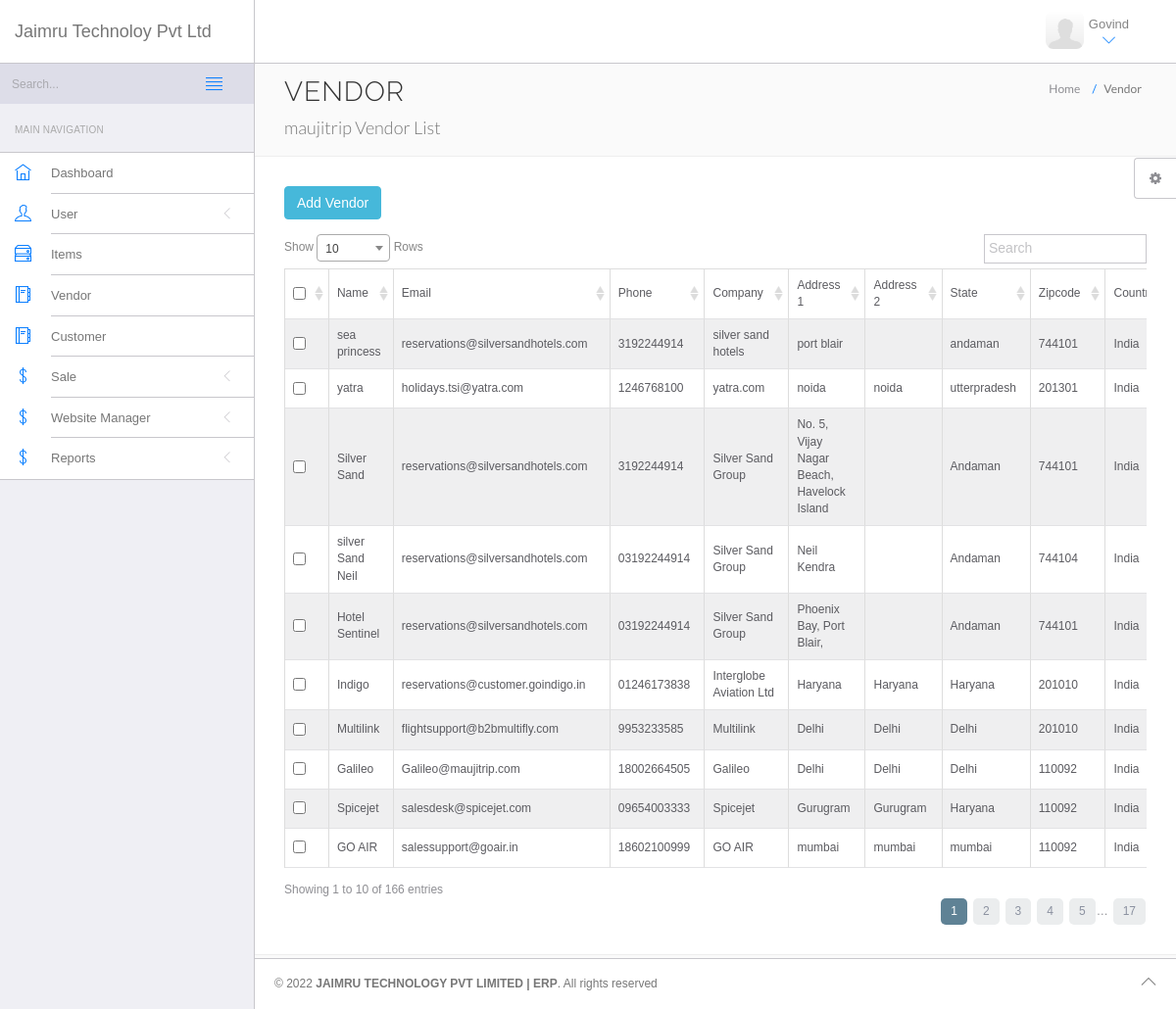
Page /erp/vendors (signed in) on the committed database.
### tables this page shows
CREATE TABLE `vendor` (
  `vendor_id` int(11) NOT NULL,
  `name` varchar(255) DEFAULT NULL,
  `email` varchar(100) DEFAULT NULL,
  `phone` varchar(15) DEFAULT NULL,
  `company` varchar(255) DEFAULT NULL,
  `address1` varchar(255) DEFAULT NULL,
  `address2` varchar(255) DEFAULT NULL,
  `state` varchar(255) DEFAULT NULL,
  `zipcode` varchar(10) DEFAULT NULL,
  `country` varchar(255) DEFAULT NULL,
  `gst` varchar(50) DEFAULT NULL,
  `added_by` varchar(250) NOT NULL,
  `status` enum('Active','Inactive') DEFAULT 'Active'
);

### erp/includes/class.php (called while the page is built, shortened)
<?php
class baseClass {
	private $host = "localhost";
	private $user = "root";
		private $password = "";
	private $database = "jaimru";
	public function __construct()
	{
		$this->conn = mysqli_connect($this->host,$this->user,$this->password,$this->database);
	}
}
?>

### erp/vendors.php (the view, shortened to what this page needs)
<?php include('includes/top_inc.php');
include('includes/class.php');
$class = new baseClass;
$user_id = $_SESSION['sess_user_id'];
?>
<!DOCTYPE html>
<html lang="en">
<head>
    <link rel="stylesheet" href="vendor/bootstrap/css/bootstrap.min.css">
    <link rel="stylesheet" href="vendor/fontawesome/css/font-awesome.min.css">
    <link rel="stylesheet" href="vendor/themify-icons/themify-icons.min.css">
    <link href="vendor/animate.css/animate.min.css" rel="stylesheet" media="screen">
    <link href="vendor/perfect-scrollbar/perfect-scrollbar.min.css" rel="stylesheet" media="screen">
    <link href="vendor/switchery/switchery.min.css" rel="stylesheet" media="screen">
    <link rel="stylesheet" href="assets/css/styles.css">
    <link rel="stylesheet" href="assets/css/plugins.css">
    <link rel="stylesheet" href="assets/css/themes/theme-1.css" id="skin_color" />
    <link href="vendor/sweetalert/sweet-alert.css" rel="stylesheet" media="screen">
    <link href="vendor/sweetalert/ie9.css" rel="stylesheet" media="screen">
    <link href="vendor/select2/select2.min.css" rel="stylesheet" media="screen">
    <link href="vendor/DataTables/css/DT_bootstrap.css" rel="stylesheet" media="screen">
</head>
<body>
<div id="app">
    <?php include('includes/left_sidebar.php'); ?>
    <div class="app-content">
        <?php include('includes/top_header.php'); ?>
        <div class="main-content" >
            <div class="wrap-content container" id="container">
                <section id="page-title">
                    <div class="row">
                        <div class="col-sm-8">
                            <h1 class="mainTitle">Vendor </h1>
                            <span class="mainDescription">maujitrip Vendor List</span>
                        </div>
                        <ol class="breadcrumb">
                            <li>
                                <span>Home</span>
                            </li>
                            <li class="active">
                                <span>Vendor</span>
                            </li>
                        </ol>
                    </div>
                </section>
                <div class="container-fluid container-fullw bg-white">
                    <div class="row">
                        <div class="col-md-12">
                            <div>
                                <button type="button" class="btn btn-info" id="addVendorModel" >Add Vendor</button>
            </div>
                        </div>
                        <div class="col-sm-12 margin-top-15">
    <?php if($_SESSION['sess_user_type'] =='AGENT')
            {
                            ?>
                                    <form action="customer" method="post" enctype="multipart/form-data">
                                        <div style="overflow-x:auto;">
                                            <table class="table table-sm table-responsive table-striped table-bordered table-hover table-full-width" id="sample_1">
                                                <thead>
                                                <tr>
<!--                                                     <td><input type="checkbox" name="all" id="all" > </td>
 -->                                                    <td>Name</td>
                                                    <td>Email</td>
                                                    <td>Phone</td>
                                                    <td>Company</td>
                                                    <td>Address 1</td>
                                                    <td>Address 2</td>
                                                    <td>State</td>
                                                    <td>Zipcode</td>
                                                    <td>Country</td>
                                                    <td>GST</td>
                                                    <td>Status</td>
                                                </tr>
                                                </thead>
                                                <tbody>
                                                <?php $qry = mysqli_query($class->conn,"SELECT * FROM vendor WHERE `added_by` ='$user_id'");
                                                while($res = mysqli_fetch_array($qry))
                                                {	@extract($res);
                                                    ?>
                                                    <tr>
<!--                                                         <td><input type="checkbox" name="ids[]"  value="<?php echo $customer_id ?>" > </td>
 -->                                                        <td><?php echo $name ?></td>
                                                        <td><?php echo $email ?></td>
                                                        <td><?php echo $phone ?></td>
                                                        <td><?php echo $company ?></td>
                                                        <td><?php echo $address1 ?></td>
                                                        <td><?php echo $address2 ?></td>
                                                        <td><?php echo $state ?></td>
                                                        <td><?php echo $zipcode ?></td>
                                                        <td><?php echo $country ?></td>
                                                        <td><?php echo $gst ?></td>
                                                        <td><?php echo $status ?></td>
                                                    </tr>
                                                <?php } ?>
                                                </tbody>
                                            </table>
                                        </div>
<!--                                         <button name="delete" class="btn btn-danger" >Delete</button>
 -->                                    </form>
<?php }else{?>
<form action="customer" method="post" enctype="multipart/form-data">
                                        <div style="overflow-x:auto;">
                                            <table class="table table-sm table-responsive table-striped table-bordered table-hover table-full-width" id="sample_1">
                                                <thead>
                                                <tr>
                                                    <td><input type="checkbox" name="all" id="all" > </td>
                                                    <td>Name</td>
                                                    <td>Email</td>
                                                    <td>Phone</td>
                                                    <td>Company</td>
                                                    <td>Address 1</td>
                                                    <td>Address 2</td>
                                                    <td>State</td>
                                                    <td>Zipcode</td>
                                                    <td>Country</td>
                                                </tr>
                                                </thead>
                                                <tbody>
                                                <?php $qry = mysqli_query($class->conn,"SELECT * FROM vendor");
                                                while($res = mysqli_fetch_array($qry))
                                                {   @extract($res);
                                                    ?>
                                                    <tr>
                                                        <td><input type="checkbox" name="ids[]"  value="<?php echo $customer_id ?>" > </td>
                                                        <td><?php echo $name ?></td>
                                                        <td><?php echo $email ?></td>
                                                        <td><?php echo $phone ?></td>
                                                        <td><?php echo $company ?></td>
                                                        <td><?php echo $address1 ?></td>
                                                        <td><?php echo $address2 ?></td>
                                                        <td><?php echo $state ?></td>
                                                        <td><?php echo $zipcode ?></td>
                                                        <td><?php echo $country ?></td>
                                                    </tr>
                                                <?php } ?>
                                                </tbody>
                                            </table>
                                        </div>
                                    </form>
<?php }?>
                        </div>
                    </div>
                </div>
            </div>
        </div>
    </div>
    <?php include('includes/footer.php'); ?>
    <?php include('includes/right_setting.php'); ?>
</div>
</body>
</html>

### erp/assets/css/themes/theme-1.css (style rules this page uses)
body { background: #FAFAFA; }

### rows in the picture
vendor: name "sea princess", email "reservations@silversandhotels.com", phone "3192244914", company "silver sand hotels", address1 "port blair", state "andaman", zipcode "744101", country "India"
vendor: name "yatra", email "holidays.tsi@yatra.com", phone "1246768100", company "yatra.com", address1 "noida", address2 "noida", state "utterpradesh", zipcode "201301", country "India"
vendor: name "Silver Sand", email "reservations@silversandhotels.com", phone "3192244914", company "Silver Sand Group", address1 "No. 5, Vijay Nagar Beach, Havelock Island", state "Andaman", zipcode "744101", country "India"
vendor: name "silver Sand Neil", email "reservations@silversandhotels.com", phone "03192244914", company "Silver Sand Group", address1 "Neil Kendra", state "Andaman", zipcode "744104", country "India"
vendor: name "Hotel Sentinel", email "reservations@silversandhotels.com", phone "03192244914", company "Silver Sand Group", address1 "Phoenix Bay, Port Blair,", state "Andaman", zipcode "744101", country "India"
vendor: name "Indigo", email "reservations@customer.goindigo.in", phone "01246173838", company "Interglobe Aviation Ltd", address1 "Haryana", address2 "Haryana", state "Haryana", zipcode "201010", country "India"
vendor: name "Multilink", email "flightsupport@b2bmultifly.com", phone "9953233585", company "Multilink", address1 "Delhi", address2 "Delhi", state "Delhi", zipcode "201010", country "India"
vendor: name "Galileo", email "Galileo@maujitrip.com", phone "18002664505", company "Galileo", address1 "Delhi", address2 "Delhi", state "Delhi", zipcode "110092", country "India"
vendor: name "Spicejet", email "salesdesk@spicejet.com", phone "09654003333", company "Spicejet", address1 "Gurugram", address2 "Gurugram", state "Haryana", zipcode "110092", country "India"
vendor: name "GO AIR", email "salessupport@goair.in", phone "18602100999", company "GO AIR", address1 "mumbai", address2 "mumbai", state "mumbai", zipcode "110092", country "India"

### other values in the picture
$_SESSION['sess_user_name'] "Govind"
